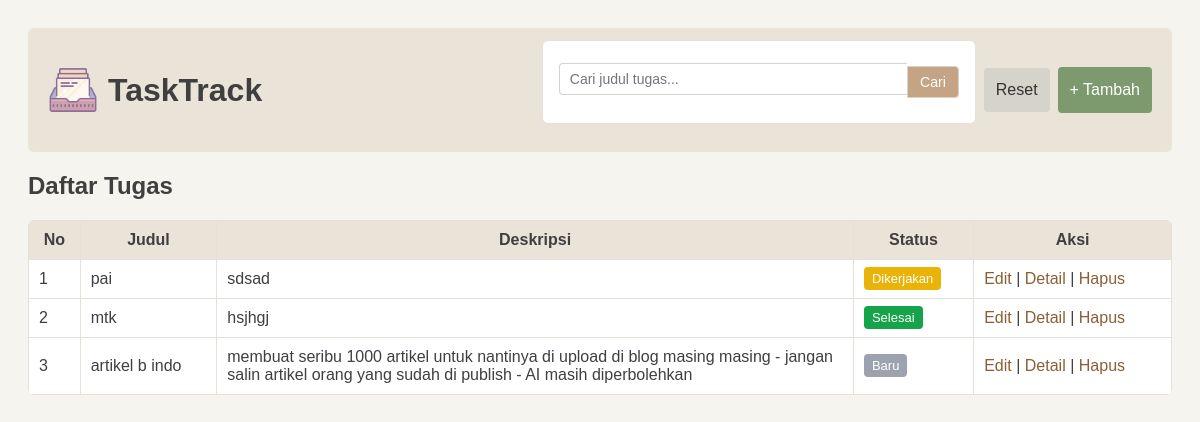
The page /pages/index.php on the database its author committed.
### tables this page shows
CREATE TABLE `tasks` (
  `id` int NOT NULL,
  `id_user` int NOT NULL,
  `judul` varchar(100) NOT NULL,
  `deskripsi` text NOT NULL,
  `status_terkini` enum('baru','dikerjakan','selesai') NOT NULL DEFAULT 'baru',
  `created_at` datetime NOT NULL DEFAULT CURRENT_TIMESTAMP,
  `update_at` datetime NOT NULL DEFAULT CURRENT_TIMESTAMP
);

### pages/index.php (the view, shortened to what this page needs)
<?php
include '../config/database.php';
include '../partial/navbar.php';
$query = "
    SELECT
        tasks.id,
        tasks.judul,
        tasks.deskripsi,
        tasks.status_terkini,
        users.nama AS user_nama
    FROM tasks
    JOIN users ON tasks.id_user = users.id
";
$query .= " ORDER BY tasks.created_at DESC";
$result = mysqli_query($conn, $query);
?>
<!DOCTYPE html>
<html lang="id">
<head>
    <link rel="stylesheet" href="../assets/css/style.css">
</head>
<body>
<h2>Daftar Tugas</h2>
<table>
    <thead>
        <tr>
            <th>No</th>
            <th>Judul</th>
            <th>Deskripsi</th>
            <th>Status</th>
            <th>Aksi</th>
        </tr>
    </thead>
    <tbody>
        <?php if (mysqli_num_rows($result) > 0): ?>
            <?php $no = 1; ?>
            <?php while ($row = mysqli_fetch_assoc($result)): ?>
                <tr>
                    <td><?= $no++; ?></td>
                    <td><?= htmlspecialchars($row['judul']); ?></td>
                    <td class="col-deskripsi">
                        <?= htmlspecialchars($row['deskripsi']); ?>
                    </td>
                    <td>
                        <span class="status <?= $row['status_terkini']; ?>">
                            <?= ucfirst($row['status_terkini']); ?>
                        </span>
                    </td>
                    <td>
                        <a href="edit.php?id=<?= $row['id']; ?>">Edit</a> |
                        <a href="detail.php?id=<?= $row['id']; ?>">Detail</a> |
                        <a href="../process/hapus.php?id=<?= $row['id']; ?>"
                           onclick="return confirm('Yakin ingin menghapus tugas ini?')">
                           Hapus
                        </a>
                    </td>
                </tr>
            <?php endwhile; ?>
        <?php else: ?>
            <tr>
                <td colspan="6" style="text-align:center;">Belum ada tugas</td>
            </tr>
        <?php endif; ?>
    </tbody>
</table>
</body>
</html>

### partial/navbar.php
<nav class="navbar">
    <div class="navbar-left">
        <a href="#" class="brand">
            <img src="../assets/img/icon.png" style="width:50px; margin-right:10px;">TaskTrack
        </a>
    </div>
    <div class="navbar-right">
        <form class="search-form" method="get" action="index.php">
            <input
                type="text"
                name="keyword"
                placeholder="Cari judul tugas..."
                value="<?= isset($_GET['keyword']) ? htmlspecialchars($_GET['keyword']) : '' ?>"
            >
            <button type="submit">Cari</button>
        </form>
        <a href="../pages/index.php" class="btn-reset">Reset</a>
        <a href="../pages/tambah.php" class="btn-add">
            + Tambah
        </a>
    </div>
</nav>

### assets/css/style.css (style rules this page uses)
body { font-family: Arial, sans-serif; background: #f6f4ef; padding: 20px; color: #3f3f3f; }
h2, h3 { color: #3f3f3f; }
a { text-decoration: none; color: #8b5e34; }
table { width: 100%; border-collapse: collapse; background: #ffffff; border-radius: 6px; overflow: hidden; }
table th, table td { padding: 10px; border: 1px solid #e5e1d8; }
table th { background: #eae3d8; color: #3f3f3f; font-weight: bold; }
.col-deskripsi { max-width: 500px; white-space: normal; word-wrap: break-word; }
form { background: #ffffff; padding: 16px; width: 400px; border-radius: 6px; border: 1px solid #e5e1d8; }
input, textarea, select { width: 100%; padding: 8px; margin: 6px 0 12px; border-radius: 4px; border: 1px solid #d6d3cb; }
button { background: #c4a484; color: white; border: none; padding: 8px 14px; border-radius: 4px; cursor: pointer; }
.status { padding: 4px 8px; border-radius: 4px; font-size: 13px; color: white; }
.status.baru { background: #9ca3af; }
.status.dikerjakan { background: #eab308; }
.status.selesai { background: #16a34a; }
.navbar { display: flex; justify-content: space-between; align-items: center; background: #eae3d8; padding: 12px 20px; border-radius: 6px; margin-bottom: 20px; }
.navbar .brand { font-size: 32px; font-weight: bold; color: #3f3f3f; display: flex; align-items: center; }
.navbar-right { display: flex; align-items: center; gap: 8px; }
.search-form { display: flex; align-items: center; }
.search-form input, .search-form button { height: 32px; box-sizing: border-box; font-size: 14px; }
.search-form input { padding: 0 10px; border: 1px solid #d6d3cb; border-right: none; border-radius: 4px 0 0 4px; outline: none; }
.search-form button { padding: 0 12px; border: 1px solid #d6d3cb; background: #c4a484; color: white; border-radius: 0 4px 4px 0; cursor: pointer; }
.btn-reset { height: 32px; padding: 0 12px; background: #d6d3cb; color: #333; border-radius: 4px; display: flex; align-items: center; }
.btn-add { height: 32px; padding: 0 12px; background: #7c9a6d; color: white; border-radius: 4px; display: flex; align-items: center; }
.btn-reset { padding: 6px 12px; background: #d6d3cb; color: #333; border: none; border-radius: 4px; cursor: pointer; }
.btn-add { background: #7c9a6d; color: white; padding: 7px 12px; border-radius: 4px; }

### rows shown on the page
tasks: judul "pai", deskripsi "sdsad", status_terkini "Dikerjakan"
tasks: judul "mtk", deskripsi "hsjhgj", status_terkini "Selesai"
tasks: judul "artikel b indo", deskripsi "membuat seribu 1000 artikel untuk nantinya di upload di blog masing masing - jangan salin artikel orang yang sudah di publish - AI masih diperbolehkan", status_terkini "Baru"
